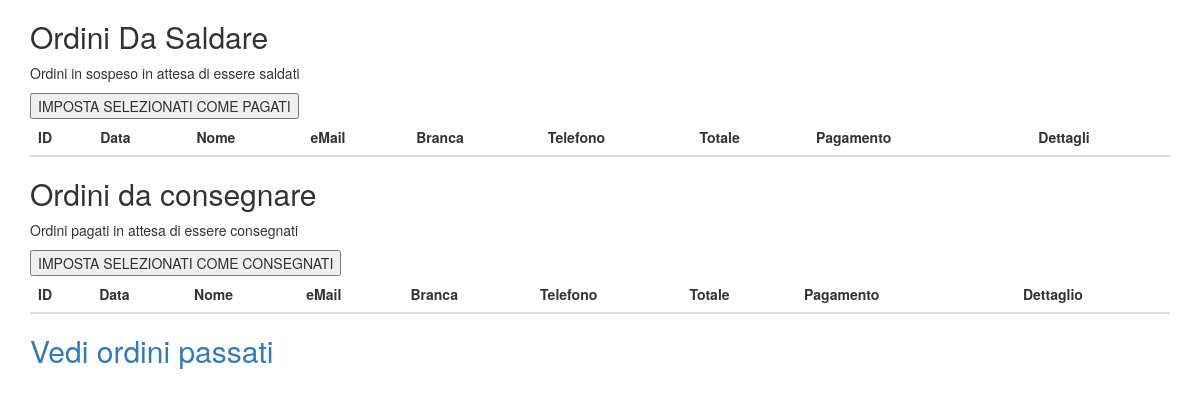
Before: /admin/seeOrders.php with the older database file.
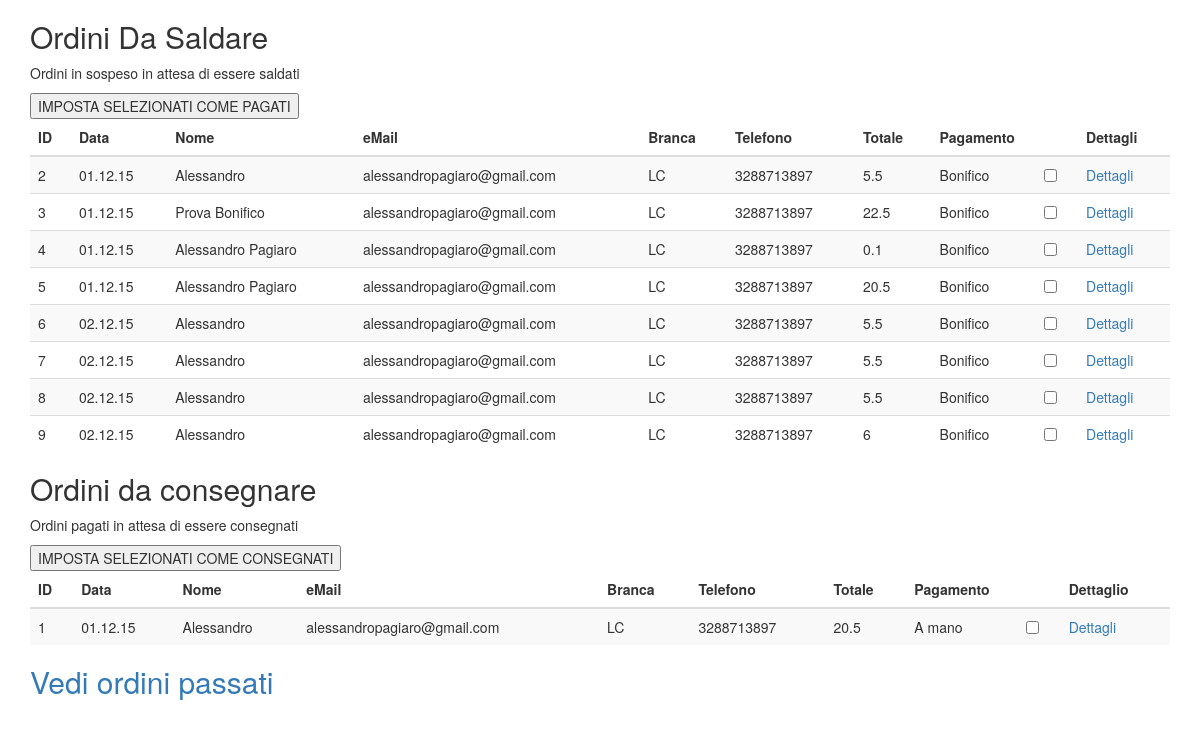
After: the same page with the newer database file.
### tables this page shows
CREATE TABLE ordini (id INTEGER PRIMARY KEY AUTOINCREMENT, data INT, nome TEXT, email TEXT, branca TEXT, telefono INT, totale REAL, pagamento TEXT, saldato INT, consegnato INT);

### admin/seeOrders.php (the view, shortened to what this page needs)
<?php
	require("../menu.php");
	$db = new ArticoliDb("..");
	$ordiniInSospeso = $db -> query("SELECT * FROM ordini WHERE saldato = 0 AND consegnato = 0 ORDER BY id");
	$ordiniDaConsegnare = $db -> query("SELECT * FROM ordini WHERE saldato = 1 AND consegnato = 0 ORDER by id");
	?>
</head>
		<div class="container">
		  <h2>Ordini Da Saldare</h2>
		  <p>Ordini in sospeso in attesa di essere saldati</p>
		  <table class="table table-striped">
			<thead>
			  <tr>
				<th>ID</th>
				<th>Data</th>
				<th>Nome</th>
				<th>eMail</th>
				<th>Branca</th>
				<th>Telefono</th>
				<th>Totale</th>
				<th>Pagamento</th>
				<th></th>
				<th>Dettagli</td>
			  </tr>
			</thead>
			<tbody>
				<form action="setPagato.php" method="POST">
	<?
	while($row = $ordiniInSospeso -> fetchArray()){
		?>
			  <tr id="<?php echo $row['id']?>">
				<td><?php echo $row["id"]?></td>
				<td><?php echo $row["data"]?></td>
				<td><?php echo $row["nome"]?></td>
				<td><?php echo $row["email"]?></td>
				<td><?php echo $row["branca"]?></td>
				<td><?php echo $row["telefono"]?></td>
				<td><?php echo $row["totale"]?></td>
				<td><?php echo $row["pagamento"]?></td>
				<td>
					<div class="checkbox" style="position:relative; top:-10px;">
						<?php echo '<input type="checkbox" name="id-'.$row["id"].'" value="'.$row["id"].'">';?>
					</div>
				</td>
				<td id="<?php echo $row['id']?>">
					<a id="<?php echo $row['id']?>" onclick="a_onClick($(this))">Dettagli</a>
				</td>
			  </tr>
	<?
	}
	?>
			<input type="submit" value="IMPOSTA SELEZIONATI COME PAGATI"/>
				</form>
			</tbody>
		  </table>
		  <h2>Ordini da consegnare</h2>
		  	  <p>Ordini pagati in attesa di essere consegnati</p>
		  	  <table class="table table-striped">
		  		<thead>
		  		  <tr>
		  			<th>ID</th>
		  			<th>Data</th>
		  			<th>Nome</th>
		  			<th>eMail</th>
		  			<th>Branca</th>
		  			<th>Telefono</th>
		  			<th>Totale</th>
		  			<th>Pagamento</th>
		  			<th></th>
		  			<th>Dettaglio</th>
		  		  </tr>
		  		</thead>
		  		<tbody>
		  			<form action="setConsegnato.php" method="POST">
		  <?
		  while($row = $ordiniDaConsegnare -> fetchArray()){
		  	?>
		  		  <tr>
		  			<td><?php echo $row["id"]?></td>
		  			<td><?php echo $row["data"]?></td>
		  			<td><?php echo $row["nome"]?></td>
		  			<td><?php echo $row["email"]?></td>
		  			<td><?php echo $row["branca"]?></td>
		  			<td><?php echo $row["telefono"]?></td>
		  			<td><?php echo $row["totale"] + $costoGestioneOrdine?></td>
		  			<td><?php echo $row["pagamento"]?></td>
		  			<td>
		  				<div class="checkbox" style="position:relative; top:-10px;">
		  					<?php echo '<input type="checkbox" name="id-'.$row["id"].'" value="'.$row["id"].'">';?>
		  				</div>
		  			</td>
		  			<td id="<?php echo $row['id']?>">
		  				<a id="<?php echo $row['id']?>" onclick="a_onClick($(this))">Dettagli</a>
		  			</td>
		  		  </tr>
		  <?
		  }
		  ?>
		  		<input type="submit" value="IMPOSTA SELEZIONATI COME CONSEGNATI"/>
		  			</form>
		  		</tbody>
		  	  </table>
		<h2><a href="closedOrders.php">Vedi ordini passati</a></h2>
		</div>

### menu.php (shortened to what this page needs)
<!DOCTYPE html>
<html lang="en">
<head>
  <link rel="stylesheet" href="http://maxcdn.bootstrapcdn.com/bootstrap/3.3.5/css/bootstrap.min.css">
  <link rel="stylesheet" href="bootstrap-select/css/bootstrap-select.css">

Changed rows visible on the page:
added ordini: id "2", data "01.12.15", nome "Alessandro", email "alessandropagiaro@gmail.com", branca "LC", telefono "3288713897", totale "5.5", pagamento "Bonifico", shown under "Ordini Da Saldare"
added ordini: id "3", data "01.12.15", nome "Prova Bonifico", email "alessandropagiaro@gmail.com", branca "LC", telefono "3288713897", totale "22.5", pagamento "Bonifico", shown under "Ordini Da Saldare"
added ordini: id "4", data "01.12.15", nome "Alessandro Pagiaro", email "alessandropagiaro@gmail.com", branca "LC", telefono "3288713897", totale "0.1", pagamento "Bonifico", shown under "Ordini Da Saldare"
added ordini: id "5", data "01.12.15", nome "Alessandro Pagiaro", email "alessandropagiaro@gmail.com", branca "LC", telefono "3288713897", totale "20.5", pagamento "Bonifico", shown under "Ordini Da Saldare"
added ordini: id "6", data "02.12.15", nome "Alessandro", email "alessandropagiaro@gmail.com", branca "LC", telefono "3288713897", totale "5.5", pagamento "Bonifico", shown under "Ordini Da Saldare"
added ordini: id "7", data "02.12.15", nome "Alessandro", email "alessandropagiaro@gmail.com", branca "LC", telefono "3288713897", totale "5.5", pagamento "Bonifico", shown under "Ordini Da Saldare"
added ordini: id "8", data "02.12.15", nome "Alessandro", email "alessandropagiaro@gmail.com", branca "LC", telefono "3288713897", totale "5.5", pagamento "Bonifico", shown under "Ordini Da Saldare"
added ordini: id "9", data "02.12.15", nome "Alessandro", email "alessandropagiaro@gmail.com", branca "LC", telefono "3288713897", totale "6", pagamento "Bonifico", shown under "Ordini Da Saldare"
added ordini: id "1", data "01.12.15", nome "Alessandro", email "alessandropagiaro@gmail.com", branca "LC", telefono "3288713897", $row["totale"] + $costoGestioneOrdine "20.5", pagamento "A mano", shown under "Ordini da consegnare"
